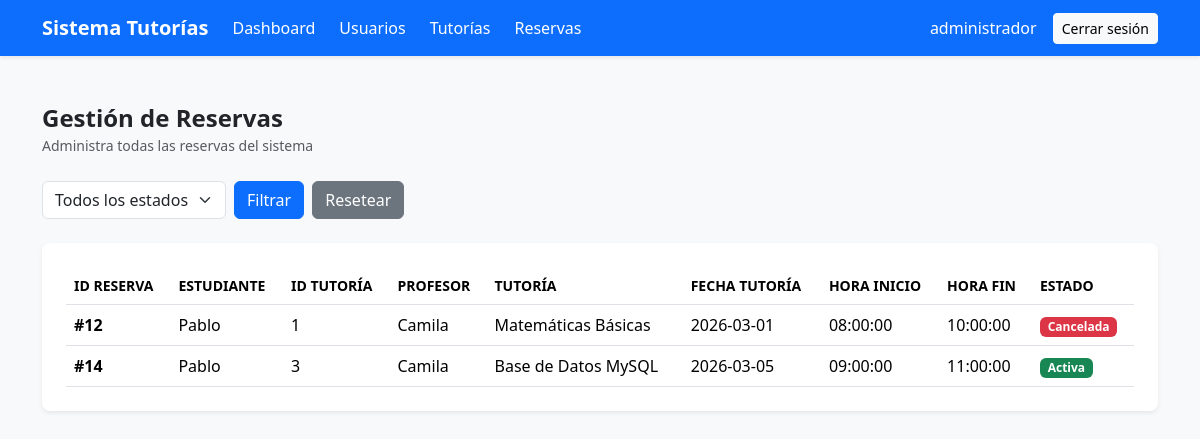
Page /sistema_tutorias/reservas/listar.php (signed in) on the earlier database version.
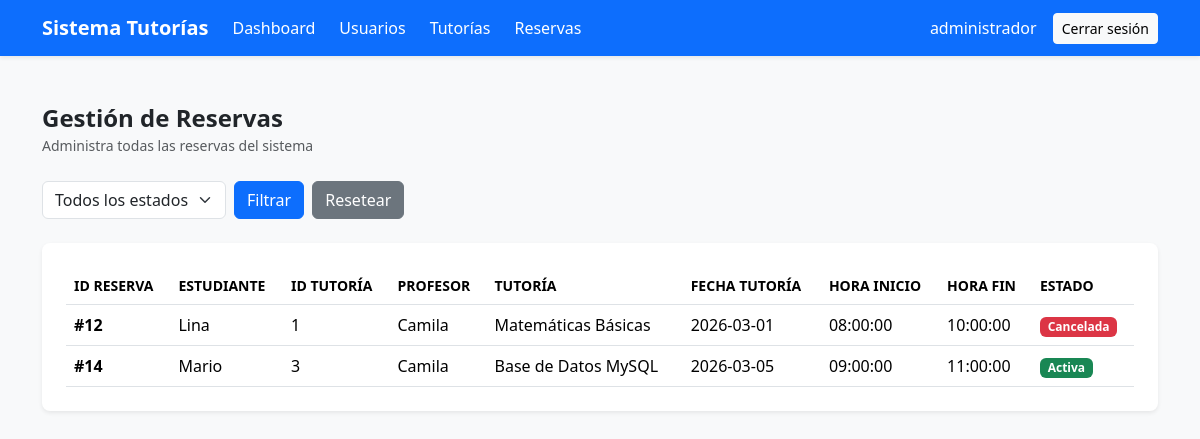
Same page on the later database version.
### tables this page shows
CREATE TABLE `tb_reservas` (
  `id_reserva` int(11) NOT NULL,
  `id_tutoria` int(11) NOT NULL,
  `id_estudiante` int(11) NOT NULL,
  `estado` enum('activa','cancelada','asistida') DEFAULT 'activa',
  `fecha_reserva` timestamp NOT NULL DEFAULT current_timestamp()
);

CREATE TABLE `tb_usuarios` (
  `id_usuario` int(11) NOT NULL,
  `nombre` varchar(100) NOT NULL,
  `correo` varchar(100) NOT NULL,
  `password` varchar(255) NOT NULL,
  `id_rol` int(11) NOT NULL,
  `activo` tinyint(1) DEFAULT 1,
  `fecha_creacion` timestamp NOT NULL DEFAULT current_timestamp()
);

CREATE TABLE `tb_tutorias` (
  `id_tutoria` int(11) NOT NULL,
  `id_profesor` int(11) NOT NULL,
  `fecha` date NOT NULL,
  `hora_inicio` time NOT NULL,
  `hora_fin` time NOT NULL,
  `tema` varchar(255) NOT NULL,
  `cupos` int(11) NOT NULL,
  `estado` enum('disponible','reservada','cancelada') DEFAULT 'disponible',
  `fecha_creacion` timestamp NOT NULL DEFAULT current_timestamp()
);

### sistema_tutorias/reservas/listar.php (the view, shortened to what this page needs)
<?php
require_once "../config/conexion.php";
$where_sql = '';
$sql = "SELECT
            r.id_reserva,
            r.id_tutoria,
            r.id_estudiante,
            r.estado,
            r.fecha_reserva,
            u.nombre AS estudiante,
            t.tema AS tutoria,
            t.fecha AS fecha_tutoria,
            t.hora_inicio,
            t.hora_fin,
            p.nombre AS nombre_profesor
        FROM tb_reservas r
        INNER JOIN tb_usuarios u ON r.id_estudiante = u.id_usuario
        INNER JOIN tb_tutorias t ON r.id_tutoria = t.id_tutoria
        INNER JOIN tb_usuarios p ON t.id_profesor = p.id_usuario
        $where_sql
        ORDER BY r.fecha_reserva DESC";
$result = $conexion->query($sql);
?>
<?php include "../includes/header.php"; ?>
<?php include "../includes/navbar.php"; ?>
<div class="container py-5">
    <div class="d-flex justify-content-between align-items-center mb-4">
        <div>
            <h4 class="fw-semibold mb-0">Gestión de Reservas</h4>
            <small class="text-muted">Administra todas las reservas del sistema</small>
        </div>
    </div>
    <form method="GET" class="mb-4 d-flex gap-2 flex-wrap align-items-center">
        <select name="estado" class="form-select w-auto">
            <option value="">Todos los estados</option>
        </select>
        <button type="submit" class="btn btn-primary">Filtrar</button>
        <a href="listar.php" class="btn btn-secondary">Resetear</a>
    </form>
    <?php if ($result->num_rows > 0) : ?>
        <div class="bg-white rounded-3 shadow-sm p-4">
            <div class="table-responsive">
                <table class="table align-middle mb-0">
                    <thead class="border-bottom">
                        <tr class="text-muted small text-uppercase">
                            <th>ID Reserva</th>
                            <th>Estudiante</th>
                            <th>ID Tutoría</th>
                            <th>Profesor</th>
                            <th>Tutoría</th>
                            <th>Fecha Tutoría</th>
                            <th>Hora Inicio</th>
                            <th>Hora Fin</th>
                            <th>Estado</th>
                        </tr>
                    </thead>
                    <tbody>
                        <?php while ($reserva = $result->fetch_assoc()) : ?>
                            <tr>
                                <td class="fw-semibold">#<?= $reserva['id_reserva']; ?></td>
                                <td><?= htmlspecialchars($reserva['estudiante']); ?></td>
                                <td><?= $reserva['id_tutoria']; ?></td>
                                <td><?= htmlspecialchars($reserva['nombre_profesor']); ?></td>
                                <td><?= htmlspecialchars($reserva['tutoria']); ?></td>
                                <td><?= $reserva['fecha_tutoria']; ?></td>
                                <td><?= $reserva['hora_inicio']; ?></td>
                                <td><?= $reserva['hora_fin']; ?></td>
                                <td>
                                    <?php
                                    switch($reserva['estado']){
                                        case 'activa': echo '<span class="badge bg-success">Activa</span>'; break;
                                        case 'cancelada': echo '<span class="badge bg-danger">Cancelada</span>'; break;
                                    }
                                    ?>
                                </td>
                            </tr>
                        <?php endwhile; ?>
                    </tbody>
                </table>
            </div>
        </div>
    <?php else : ?>
        <div class="bg-white rounded-3 shadow-sm p-4 text-center">
            <p class="mb-2 text-muted">No hay reservas registradas.</p>
        </div>
    <?php endif; ?>
</div>

### sistema_tutorias/includes/header.php (shortened to what this page needs)
<!DOCTYPE html>
<html lang="es">
<head>
    <link href="https://cdn.jsdelivr.net/npm/bootstrap@5.3.2/dist/css/bootstrap.min.css" rel="stylesheet">
</head>
<body class="bg-light">

### sistema_tutorias/includes/navbar.php (shortened to what this page needs)
<?php
$rol = $_SESSION['rol'];
$nombre = $_SESSION['nombre'];
?>
<nav class="navbar navbar-expand-lg navbar-dark bg-primary shadow-sm">
    <div class="container d-flex align-items-center">
        <a class="navbar-brand fw-semibold" href="#">
            Sistema Tutorías
        </a>
        <div class="collapse navbar-collapse align-items-center" id="navbarNav">
            <ul class="navbar-nav me-auto d-flex align-items-center gap-2">
                <?php if ($rol == "administrador") : ?>
                    <li class="nav-item">
                        <a class="nav-link text-white" href="../dashboard/administrador.php">Dashboard</a>
                    </li>
                    <li class="nav-item">
                        <a class="nav-link text-white" href="../usuarios/listar.php">Usuarios</a>
                    </li>
                    <li class="nav-item">
                        <a class="nav-link text-white" href="../tutorias/listar.php">Tutorías</a>
                    </li>
                    <li class="nav-item">
                        <a class="nav-link text-white" href="../reservas/listar.php">Reservas</a>
                    </li>
                <?php endif; ?>
            </ul>
            <div class="d-flex align-items-center gap-3 text-white">
                <span class="fw-light">
                    <?php echo $nombre; ?>
                </span>
                <a href="../logout.php"
                   class="btn btn-light btn-sm">
                    Cerrar sesión
                </a>
            </div>
        </div>
    </div>
</nav>

Differences in the rows shown:
changed tb_reservas "Matemáticas Básicas": id_estudiante.nombre "Pablo" → "Lina"
changed tb_reservas "Base de Datos MySQL": id_estudiante.nombre "Pablo" → "Mario"
